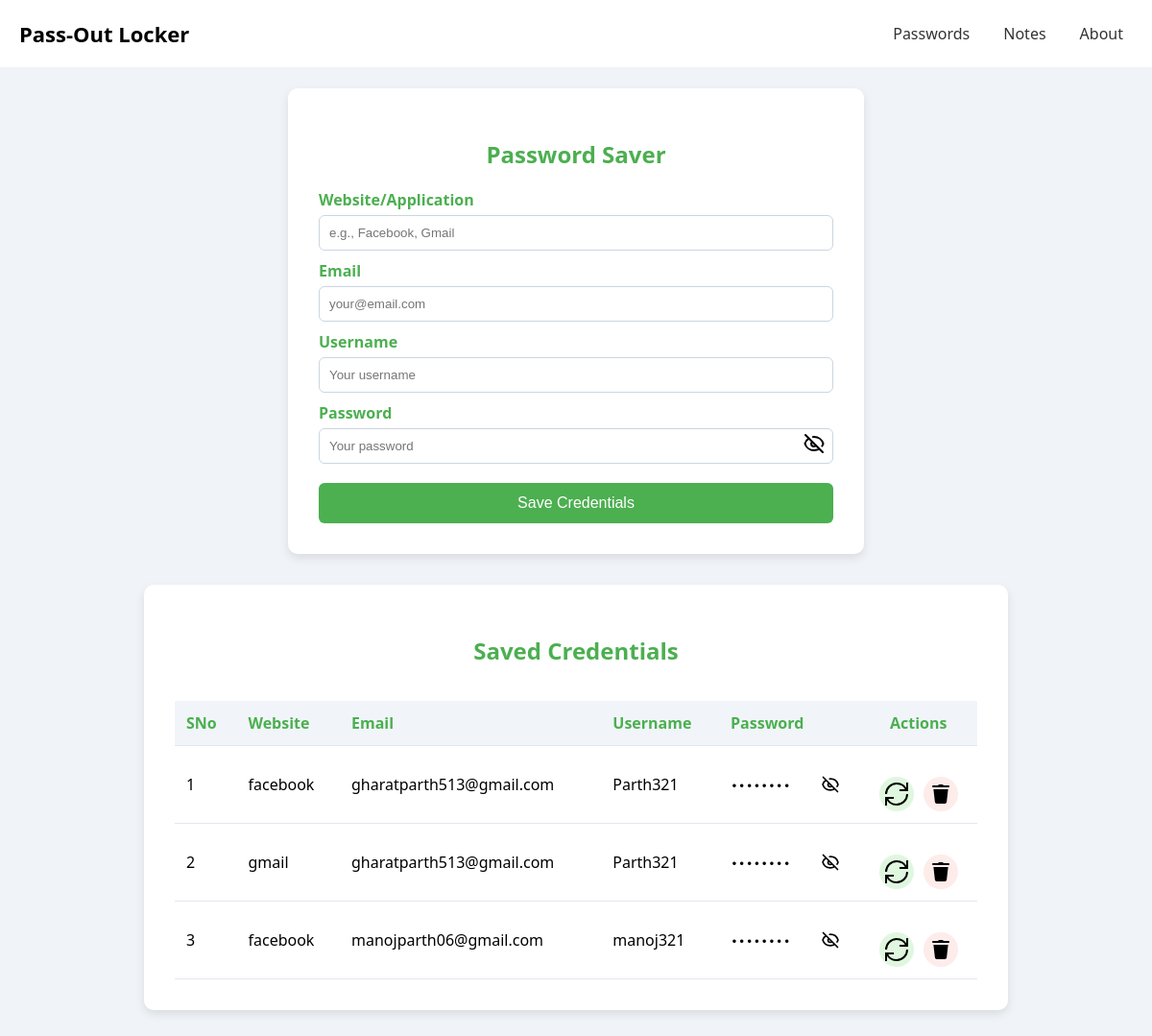
The app's page /, older data.
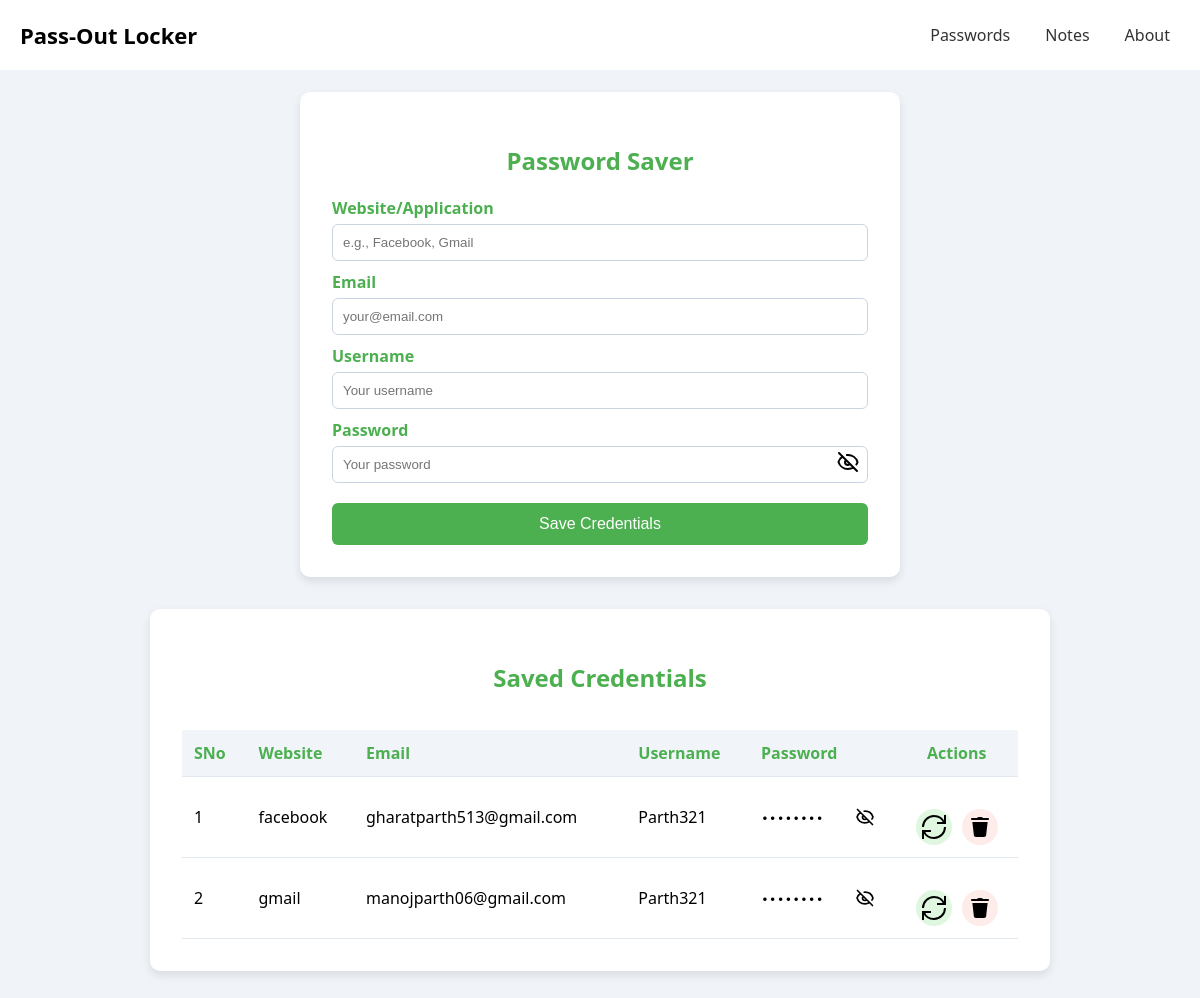
The same page, newer data.
### app.py (models this page shows, shortened)
class passwordsaver(db.Model):
    sno = db.Column(db.Integer, primary_key=True, autoincrement=True)
    website = db.Column(db.String(120), nullable=False)
    email = db.Column(db.String(120), nullable=False)
    username = db.Column(db.String(80), nullable=False)
    password = db.Column(db.String(120), nullable=False)

### app.py (the view)
@app.route('/')
def index():
    allsavepassword=passwordsaver.query.all()
    return render_template('index.html', allsavepassword=allsavepassword) # to render template file

### templates/index.html (shortened to what this page needs)
<!DOCTYPE html>
<html lang="en">
<head>
</head>
<body>
  <nav class="navbar" id="navbar">
    <a href="/" class="brand">Pass-Out Locker</a>
    <div class="navbar-links">
      <a href="/">Passwords</a>
      <a href="/note">Notes</a>
      <a href="#">About</a>
    </div>
  </nav>
  <form class="form-box" method="POST" action="/">
    <h2>Password Saver</h2>
    <label for="website">Website/Application</label>
    <input type="text" id="website" name="website" placeholder="e.g., Facebook, Gmail" required>
    <label for="email">Email</label>
    <input type="email" id="email" name="email" placeholder="your@email.com" required>
    <label for="username">Username</label>
    <input type="text" id="username" name="username" placeholder="Your username">
    <label for="password">Password</label>
    <div class="password-wrapper">
      <input type="password" id="password" name="password" placeholder="Your password" required>
      <span class="toggle-password" onclick="togglePassword()">
         <img id="toggleIcon" src="{{ url_for('static', filename='images/eye-slash-svgrepo-com.svg') }}" alt="Toggle Password" width="24">
      </span>
    </div>
    <button type="submit">Save Credentials</button>
  </form>
  <div class="credentials-box">
    <h2>Saved Credentials</h2>
    <div class="table-wrapper">
      <table>
        <thead>
          <tr>
            <th>SNo</th>
            <th>Website</th>
            <th>Email</th>
            <th>Username</th>
            <th>Password</th>
            <th colspan="2" style="text-align: center;">Actions</th>
          </tr>
        </thead>
        <tbody>
          {% for passwordsaver in allsavepassword %}
          <tr>
            <td scope="row">{{loop.index}}</td>
            <td>{{passwordsaver.website}}</td>
            <td>{{passwordsaver.email}}</td>
            <td>{{passwordsaver.username}}</td>
            <td>
              <div class="password-wrapper">
                <span class="saved-password" id="password-{{ passwordsaver.sno }}">••••••••</span>
                <span class="toggle-password" onclick="toggleSavedPassword({{ passwordsaver.sno }}, '{{ passwordsaver.password }}')">
                    <img id="icon-{{ passwordsaver.sno }}" src="{{ url_for('static', filename='images/eye-slash-svgrepo-com.svg') }}" alt="Toggle Password" width="20">
                </span>
              </div>
            </td>
            <td colspan="2">
              <div class="action-buttons">
                <form method="GET" action="{{ url_for('update_form', sno=passwordsaver.sno) }}">
                  <button type="submit" class="icon-btn update-btn" title="Update">
                    <img src="{{ url_for('static', filename='images/Update.svg') }}" alt="Update">
                  </button>
                </form>
                <form method="GET" action="{{ url_for('delete', sno=passwordsaver.sno) }}">
                  <button type="submit" class="icon-btn delete-btn" title="Delete">
                    <img src="{{ url_for('static', filename='images/icons8-delete.svg') }}" alt="Delete">
                  </button>
                </form>
              </div>
            </td>
          </tr>
          {% endfor %}
        </tbody>
      </table>
    </div>
  </div>
</body>
</html>

Row changes from the older to the newer data that the page shows:
removed passwordsaver: website "facebook", email "manojparth06@gmail.com", username "manoj321"
changed passwordsaver "gmail": email "gharatparth513@gmail.com" → "manojparth06@gmail.com"
